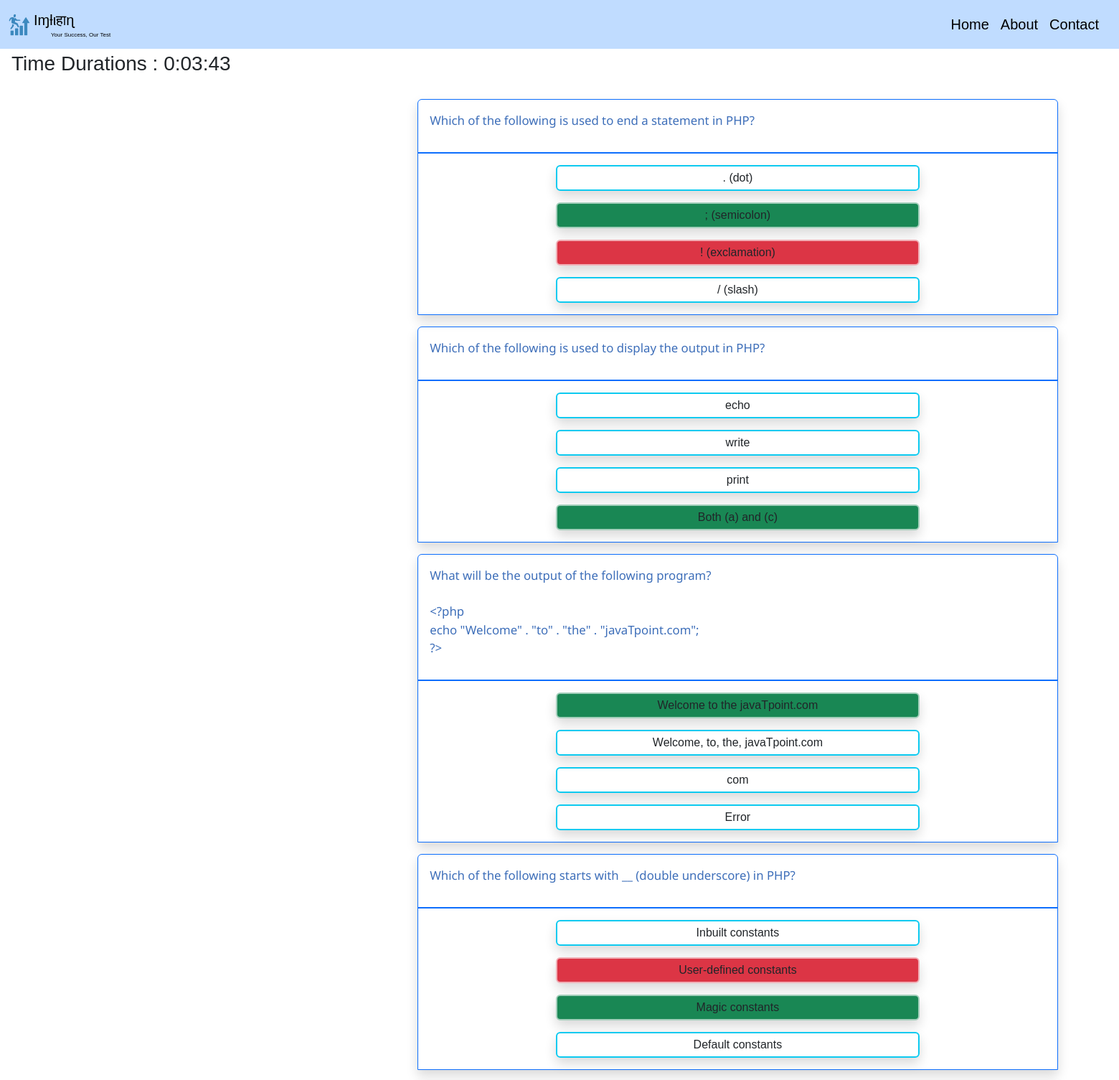
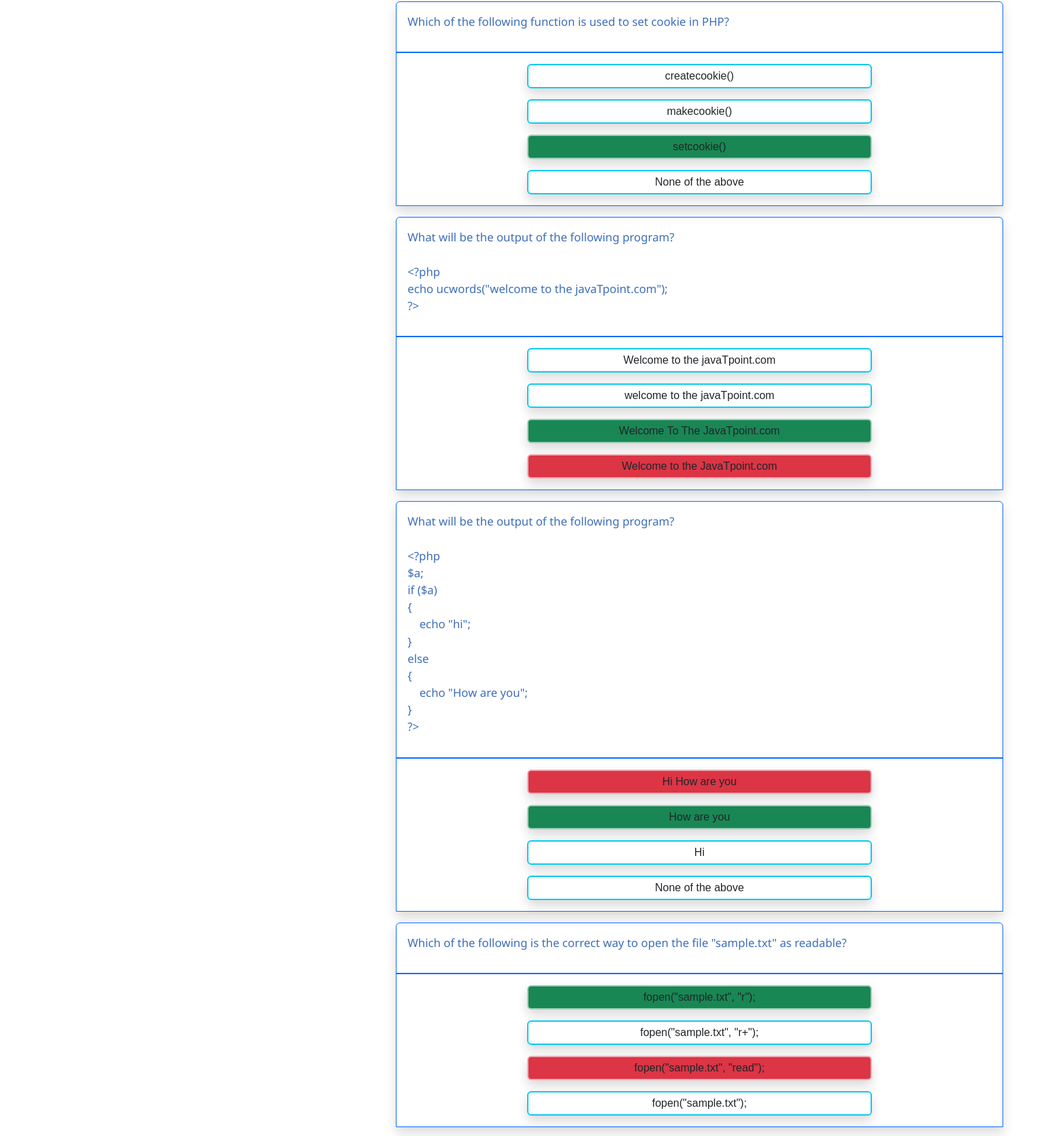
/resulthistory/1/ (signed in, upper part), run on the app's committed database (2 pictures, top to bottom).
### ots_app/models.py (models this page shows)
class Result(models.Model):
    resultid=models.BigAutoField(primary_key=True,auto_created=True)
    username=models.ForeignKey(Candidate,on_delete=models.CASCADE)
    title=models.CharField(max_length=20)
    date=models.DateField(auto_now=True)
    time=models.TimeField(auto_now=True)
    right=models.IntegerField()
    time_durations=models.CharField(max_length=50)
    wrong=models.IntegerField()
    points=models.FloatField()
    user_answer_option=models.TextField()

class Question(models.Model):
    Qid=models.BigAutoField(primary_key=True,auto_created=True)
    title=models.CharField(max_length=255)
    Question=models.TextField()
    img=models.ImageField(upload_to='Image',blank=True)
    option_a=models.CharField(max_length=255)
    option_b=models.CharField(max_length=255)
    option_c=models.CharField(max_length=255)
    option_d=models.CharField(max_length=255)
    answer=models.CharField(max_length=255)
    explanation=models.TextField(null=True)

### ots_app/views.py (the view)
# urls.py: path('resulthistory/<int:id1>/',oa.ShowResultHistory,name='result-history'),
    def ShowResultHistory(self,request,id1):
        if 'name' not in request.session.keys():
            return HttpResponseRedirect('login',request)
        res=Result.objects.get(resultid=id1)
        if request.session['username']==res.username.username:
            user_answer_option=res.user_answer_option
            user_answer_option=user_answer_option.strip('[]')
            user_answer_option=user_answer_option.split(',')
            temp=[]
            for i in user_answer_option:
                i=i.strip(" ").strip("'")
                temp.append(i)
            user_answer_option=temp
            Questions=[]
            time_durations=res.time_durations
            for t in user_answer_option:
                t=t.split("-")
                t[0]=t[0]
                t[1]=int(t[1])
                temp_dict={}
                temp_dict['border_color_a']='info'
                temp_dict['background_color_a']='bg-transparent'
                temp_dict['border_color_b']='info'
                temp_dict['background_color_b']='bg-transparent'
                temp_dict['border_color_c']='info'
                temp_dict['background_color_c']='bg-transparent'
                temp_dict['border_color_d']='info'
                temp_dict['background_color_d']='bg-transparent'
                q_obj=Question.objects.get(Qid=t[1])
                temp_dict['Question']=q_obj.Question
                answer=q_obj.answer
                temp_dict['option_a']=q_obj.option_a
                temp_dict['option_b']=q_obj.option_b
                temp_dict['option_c']=q_obj.option_c
                temp_dict['option_d']=q_obj.option_d
                if t[0]=='a':
                    temp_dict['border_color_a']='danger-subtle'
                    temp_dict['background_color_a']='bg-danger'
                elif t[0]=='b':
                    temp_dict['border_color_b']='danger-subtle'
                    temp_dict['background_color_b']='bg-danger'
                elif t[0]=='c':
                    temp_dict['border_color_c']='danger-subtle'
                    temp_dict['background_color_c']='bg-danger'
                else:
                    temp_dict['border_color_d']='danger-subtle'
                    temp_dict['background_color_d']='bg-danger'
                if answer==q_obj.option_a:
                    temp_dict['border_color_a']='success-subtle'
                    temp_dict['background_color_a']='bg-success'
                elif answer==q_obj.option_b:
                    temp_dict['border_color_b']='success-subtle'
                    temp_dict['background_color_b']='bg-success'
                elif answer==q_obj.option_c:
                    temp_dict['border_color_c']='success-subtle'
                    temp_dict['background_color_c']='bg-success'
                elif answer==q_obj.option_d:
                    temp_dict['border_color_d']='success-subtle'
                    temp_dict['background_color_d']='bg-success'
                temp_dict['explanation']=q_obj.explanation
                Questions.append(temp_dict)
            return render(request,'result_history.html',{'title':'result_history','Questions':Questions,'time_durations':time_durations})
        else:
            return HttpResponseRedirect('home',request)

### ots_app/templates/result_history.html (shortened to what this page needs)
{% extends 'base.html' %}
{% block content %}
<div class=" mt-5 ">
    {% if Questions %}
    <h3 class="m-3 pt-4">
        Time Durations : {{time_durations}}
    </h3>
    {% endif %}
    <div class="container ps-3">
        <div class="row size text-center  ">
            <center>
                {% for question in Questions %}
                <div class="col-sm-6 themed-grid-col border border-primary border-1 mt-3 shadow rounded-top">
                    <div class="border-bottom border-primary border-2">
                        <pre class="m-3" style="display: flex;">
                            <code style="text-align: start;display: flex;">
                                <p style="font-family: 'Noto Sans', sans-serif;font-size:larger;color:#3d6eb9">{{question.Question}}</p>
                            </code>
                        </pre>
                    </div>
                    <div>
                        <p class="m-3 pt-1 pb-1 border border-2 shadow rounded border-{{question.border_color_a}} {{question.background_color_a}}" style="width:57%;">
                            {{ question.option_a }}
                        </p>
                        <p class="m-3 pt-1 pb-1 border border-2  shadow rounded border-{{question.border_color_b}} {{question.background_color_b}}" style="width:57%;">
                            {{ question.option_b }}
                        </p>
                        <p class="m-3 pt-1 pb-1 border border-2 shadow  rounded border-{{question.border_color_c}} {{question.background_color_c}}" style="width:57%;">
                            {{ question.option_c }}
                        </p>
                        <p class="m-3 pt-1 pb-1 border border-2 shadow  rounded border-{{question.border_color_d}} {{question.background_color_d}}" style="width:57%;">
                            {{ question.option_d }}
                        </p>
                    </div>
                </div>
                {% endfor %}
            </center>
        </div>
    </div>
{% endblock %}

### ots_app/static/enroll/css/logins_style.css (style rules this page uses)
@media screen and (min-device-width: 576px) and (max-device-width: 978px) { .size { width: 140%; } }

### ots_app/static/enroll/css/notification_style.css (style rules this page uses)
* { margin: 0; padding: 0; font-family: 'Poppins',sans-serif; box-sizing: border-box; }

### data on the page
Result: time_durations "0:03:43"
Question: Question "Which of the following is used to end a statement in PHP?", option_a ". (dot)", option_b "; (semicolon)", option_c "! (exclamation)", option_d "/ (slash)"
Question: Question "Which of the following is used to display the output in PHP?", option_a "echo", option_b "write", option_c "print", option_d "Both (a) and (c)"
Question: Question "What will be the output of the following program? <?php echo \"Welcome\" . \"to\" . \"the\" . \"javaTpoint.com\"; ?>", option_a "Welcome to the javaTpoint.com", option_b "Welcome, to, the, javaTpoint.com", option_c "com", option_d "Error"
Question: Question "Which of the following starts with __ (double underscore) in PHP?", option_a "Inbuilt constants", option_b "User-defined constants", option_c "Magic constants", option_d "Default constants"
Question: Question "Which of the following function is used to set cookie in PHP?", option_a "createcookie()", option_b "makecookie()", option_c "setcookie()", option_d "None of the above"
Question: Question "What will be the output of the following program? <?php echo ucwords(\"welcome to the javaTpoint.com\"); ?>", option_a "Welcome to the javaTpoint.com", option_b "welcome to the javaTpoint.com", option_c "Welcome To The JavaTpoint.com", option_d "Welcome to the JavaTpoint.com"
Question: Question "What will be the output of the following program? <?php $a; if ($a) { echo \"hi\"; } else { echo \"How are you\"; } ?>", option_a "Hi How are you", option_b "How are you", option_c "Hi", option_d "None of the above"
Question: Question "Which of the following is the correct way to open the file \"sample.txt\" as readable?", option_a "fopen(\"sample.txt\", \"r\");", option_b "fopen(\"sample.txt\", \"r+\");", option_c "fopen(\"sample.txt\", \"read\");", option_d "fopen(\"sample.txt\");"
